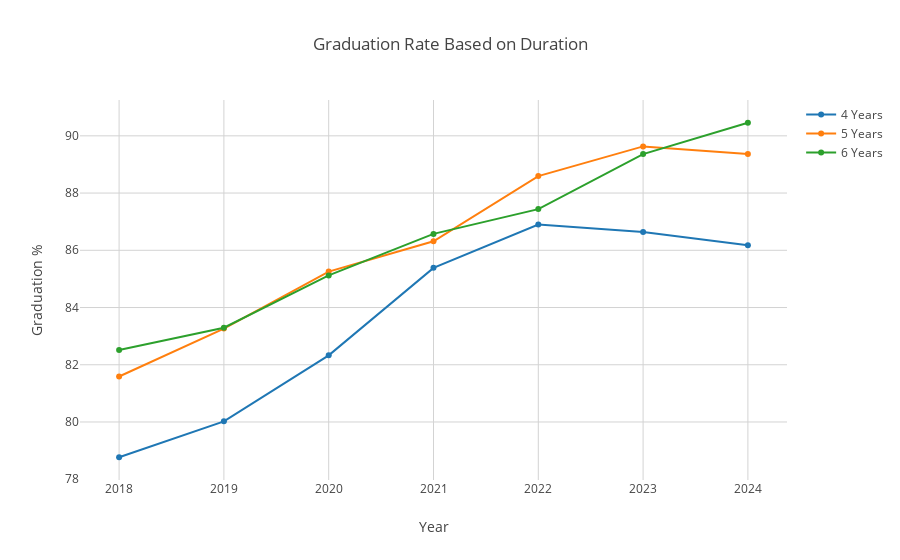

This figure's notebook cell:
### Code cell
fig = go.Figure()

for duration in general_duration_data_rates['Duration'].unique():
    duration_row = general_duration_data_rates[general_duration_data_rates['Duration'] == duration]
    fig.add_trace(go.Scatter(x=duration_row['Graduation Year'], y=duration_row['Grad %'], name=f'{duration} Years'))

set_line_fig_labels(fig=fig, fig_title="Graduation Rate Based on Duration", x_ticks=general_duration_data_rates['Graduation Year'], x_title='Year', y_title='Graduation %')
fig.show()

### Figure 1 — Plotly figure (JSON) as saved in the notebook; plotly's stock layout.template omitted (floating-point values rounded to 4 significant figures)
{"data": [{"name": "4 Years", "type": "scatter", "x": [2018, 2019, 2020, 2021, 2022, 2023, 2024], "y": [78.77, 80.02, 82.33, 85.39, 86.9, 86.64, 86.17]}, {"name": "5 Years", "type": "scatter", "x": [2018, 2019, 2020, 2021, 2022, 2023, 2024], "y": [81.59, 83.26, 85.26, 86.31, 88.59, 89.63, 89.37]}, {"name": "6 Years", "type": "scatter", "x": [2018, 2019, 2020, 2021, 2022, 2023, 2024], "y": [82.52, 83.29, 85.12, 86.57, 87.44, 89.36, 90.46]}], "layout": {"showlegend": true, "title": {"text": "Graduation Rate Based on Duration"}, "xaxis": {"ticktext": [2018, 2018, 2018, 2019, 2019, 2019, 2020, 2020, 2020, 2021, 2021, 2021, 2022, 2022, 2022, 2023, 2023, 2023, 2024, 2024, 2024], "tickvals": [2018, 2018, 2018, 2019, 2019, 2019, 2020, 2020, 2020, 2021, 2021, 2021, 2022, 2022, 2022, 2023, 2023, 2023, 2024, 2024, 2024], "title": {"text": "Year"}}, "yaxis": {"title": {"text": "Graduation %"}}}}
